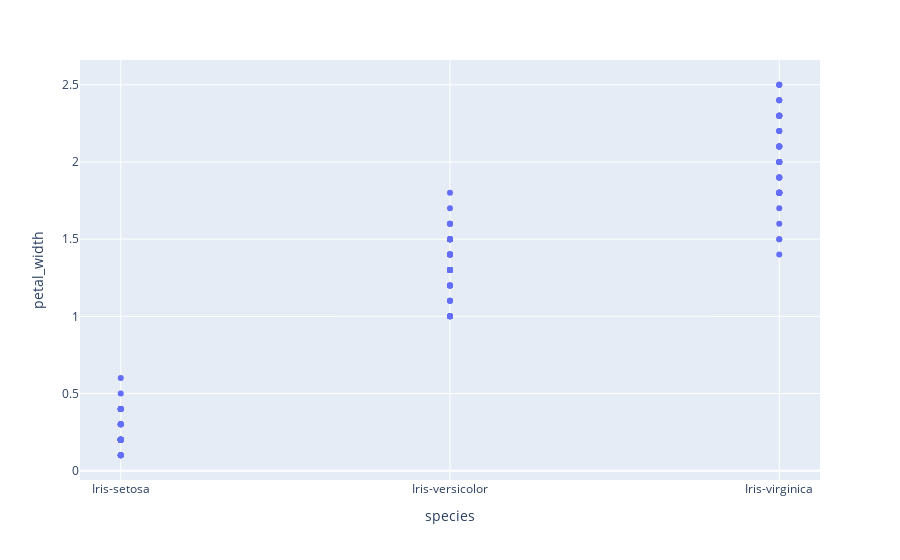

The notebook cell this image was saved under:
### Code cell
px.scatter(iris, x='species', y='petal_width')

### Figure 1 — Plotly figure (JSON) as saved in the notebook; plotly's stock layout.template omitted (floating-point values rounded to 4 significant figures; data arrays with more than 128 entries replaced by an {"elided": "..."} marker saying what was removed)
{"data": [{"hovertemplate": "species=%{x}<br>petal_width=%{y}<extra></extra>", "legendgroup": "", "marker": {"color": "#636efa", "symbol": "circle"}, "mode": "markers", "name": "", "orientation": "v", "showlegend": false, "x": {"elided": "149 str values"}, "xaxis": "x", "y": {"elided": "149 float values"}, "yaxis": "y", "type": "scatter"}], "layout": {"xaxis": {"anchor": "y", "domain": [0, 1], "title": {"text": "species"}}, "yaxis": {"anchor": "x", "domain": [0, 1], "title": {"text": "petal_width"}}, "legend": {"tracegroupgap": 0}, "margin": {"t": 60}}}
